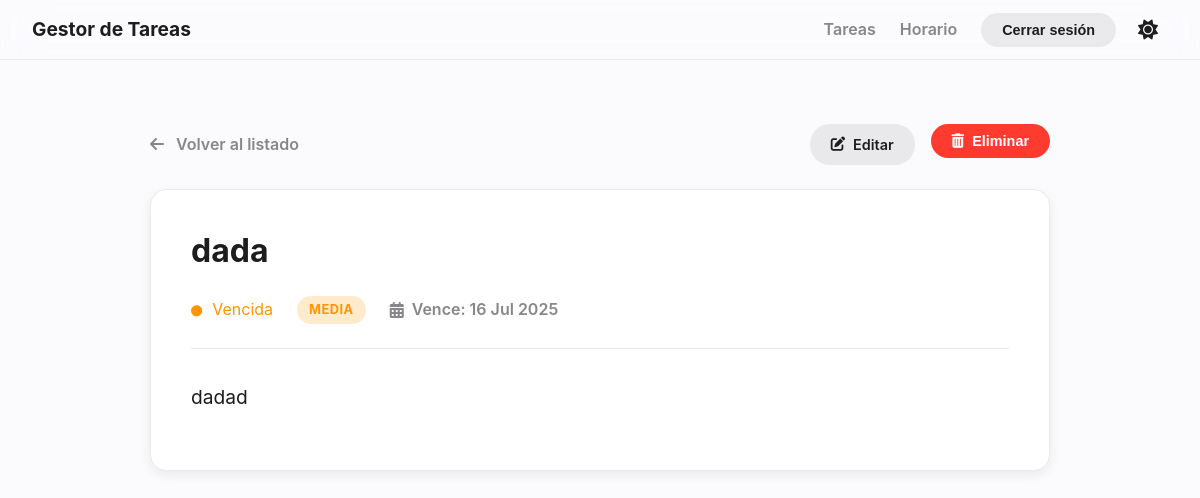
/task/30/ (signed in), run on an earlier commit of the app's database.
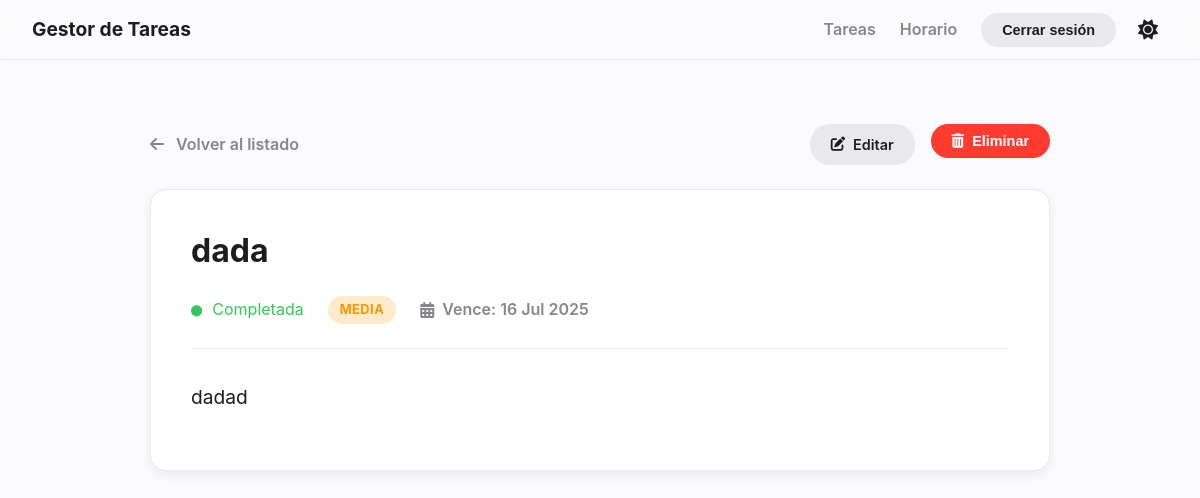
And on a later commit of the database.
### tareas/models.py (models this page shows, shortened)
class Task(models.Model):
    ESTADO_CHOICES = [
        ('pendiente', _('Pendiente')),
        ('completada', _('Completada')),
        ('vencida', _('Vencida')),
    ]
    PRIORIDAD_CHOICES = [
        ('alta', _('Alta')),
        ('media', _('Media')),
        ('baja', _('Baja')),
    ]
    DAYS_OF_WEEK = [
        ('Monday', _('Lunes')),
        ('Tuesday', _('Martes')),
        ('Wednesday', _('Miércoles')),
        ('Thursday', _('Jueves')),
        ('Friday', _('Viernes')),
        ('Saturday', _('Sábado')),
        ('Sunday', _('Domingo')),
    ]
    nombre = models.CharField(max_length=200, verbose_name=_('Nombre'))
    descripcion = models.TextField(verbose_name=_('Descripción'))
    fecha_vencimiento = models.DateField(verbose_name=_('Fecha de vencimiento'))
    estado = models.CharField(max_length=20, choices=[('pendiente', _('Pendiente')), ('completada', _('Completada'))], default='pendiente', verbose_name=_('Estado'))
    prioridad = models.CharField(max_length=10, choices=PRIORIDAD_CHOICES, default='media', verbose_name=_('Prioridad'))
    usuario = models.ForeignKey(User, on_delete=models.CASCADE, verbose_name=_('Usuario'))
    dia_semana = models.JSONField(default=list, blank=True, null=True, verbose_name=_('Días de la semana'))
    hora_inicio = models.TimeField(blank=True, null=True, verbose_name=_('Hora de inicio'))
    duracion_minutos = models.IntegerField(default=60, verbose_name=_('Duración (minutos)'))
    scheduled_dia_semana = models.JSONField(default=list, blank=True, null=True)
    scheduled_hora_inicio = models.TimeField(blank=True, null=True)
    recordatorio_enviado = models.BooleanField(default=False, verbose_name=_('Recordatorio enviado'))
    @property
    def dynamic_status(self):
        if self.estado == 'completada':
            return 'completada'
        if self.fecha_vencimiento < date.today():
            return 'vencida'
        return 'pendiente'
    def get_dynamic_status_display(self):
        return dict(self.ESTADO_CHOICES).get(self.dynamic_status)

### tareas/views.py (the view)
# urls.py: path('task/<int:pk>/', views.TaskDetailView.as_view(), name='task-detail'),
class TaskDetailView(LoginRequiredMixin, DetailView):
    model = Task
    template_name = 'tareas/task_detail.html'
    context_object_name = 'task'
    def get_queryset(self):
        return Task.objects.filter(usuario=self.request.user)

### tareas/context_processors.py (called while the page is built)
def greeting_context_processor(request):
    context = {}
    current_hour = datetime.now().hour
    if 5 <= current_hour < 12:
        context['greeting'] = "Buenos días"
    elif 12 <= current_hour < 19:
        context['greeting'] = "Buenas tardes"
    else:
        context['greeting'] = "Buenas noches"
    if request.user.is_authenticated:
        tasks_today_count = Task.objects.filter(
            usuario=request.user,
            fecha_vencimiento=date.today(),
            estado='pendiente'
        ).count()
        context['tasks_today_count'] = tasks_today_count
    else:
        context['tasks_today_count'] = 0
    return context

### templates/tareas/task_detail.html (shortened to what this page needs)
{% extends "base.html" %}
{% load static %}
{% block content %}
<div class="detail-container">
    <div class="detail-header">
        <a href="{% url 'task-list' %}" class="back-link"><i class="fas fa-arrow-left"></i> Volver al listado</a>
        <div class="detail-actions">
            <a href="{% url 'task-update' task.pk %}" class="btn btn-secondary"><i class="fas fa-edit"></i> Editar</a>
            <form id="delete-form" action="{% url 'task-delete' task.pk %}" method="post" style="display: inline;">
                <button type="button" id="delete-button" class="btn btn-danger"><i class="fas fa-trash-alt"></i> Eliminar</button>
            </form>
        </div>
    </div>
    <div class="detail-card">
        <div class="detail-card-body">
            <h1>{{ task.nombre }}</h1>
            <div class="detail-meta">
                <span class="task-status status-{{ task.dynamic_status|lower }}">
                    <i class="fas fa-circle"></i> {{ task.get_dynamic_status_display }}
                </span>
                <span class="task-priority priority-{{ task.prioridad|lower }}">
                    {{ task.get_prioridad_display }}
                </span>
                <span class="meta-item">
                    <i class="fas fa-calendar-alt"></i>
                    Vence: {{ task.fecha_vencimiento|date:"d M Y" }}
                </span>
            </div>
            {% if task.descripcion %}
                <div class="detail-description">
                    <p>{{ task.descripcion|linebreaks }}</p>
                </div>
            {% else %}
                <div class="detail-description">
                    <p class="text-secondary"><em>No hay una descripción para esta tarea.</em></p>
                </div>
            {% endif %}
        </div>
    </div>
</div>
{% endblock %}

### templates/base.html (shortened to what this page needs)
{% load static %}
<!DOCTYPE html>
<html lang="es">
<head>
    <link rel="stylesheet" href="https://cdnjs.cloudflare.com/ajax/libs/font-awesome/6.1.1/css/all.min.css">
    <link rel="stylesheet" href="https://cdn.jsdelivr.net/npm/flatpickr/dist/flatpickr.min.css">
    <link rel="stylesheet" href="{% static 'css/estilos.css' %}">
    <link rel="stylesheet" href="{% static 'css/filter_form_refined.css' %}">
    <link rel="stylesheet" href="{% static 'css/custom_sweetalert.css' %}">
</head>
<body>
<nav class="main-nav">
    <a href="{% url 'task-list' %}" class="nav-brand">Gestor de Tareas</a>
    <div class="nav-menu" id="nav-menu">
        <div class="nav-links">
            <a href="{% url 'task-list' %}" class="{% if request.resolver_match.url_name == 'task-list' %}active{% endif %}">Tareas</a>
            <a href="{% url 'schedule' %}" class="{% if request.resolver_match.url_name == 'schedule' %}active{% endif %}">Horario</a>
        </div>
        <div class="nav-actions">
            {% if user.is_authenticated %}
                <form action="{% url 'logout' %}" method="post" class="inline">
                    <button type="submit" class="btn btn-secondary">Cerrar sesión</button>
                </form>
            {% else %}
                <a href="/accounts/login/" class="btn btn-secondary">Iniciar sesión</a>
                <a href="/accounts/register/" class="btn btn-primary">Registrarse</a>
            {% endif %}
            <button id="theme-switcher" aria-label="Cambiar tema">
                <i class="fa-solid fa-sun theme-icon icon-sun"></i>
            </button>
        </div>
    </div>
</nav>
{% block body_content %}
<main class="container">
    {% block content %}{% endblock %}
</main>
{% endblock body_content %}
</body>
</html>

What changed in the data, as far as the page shows it:
changed Task "dada": estado "pendiente" → "completada" (drawn); dynamic_status "Vencida" → "Completada"
